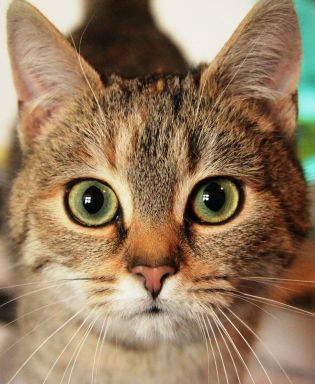
#> input picture CV_questions/Cat_Task1.jpg, 315 x 384 px
$ python task_cat.py
#> lines starting #> are read from the running program, lines starting #| are printed output that depends on the picture; after the words box and inside, x2 and y2 are one past the last pixel; in counts of white or black regions, pixels touching at a corner belong together
import cv2 as cv
import numpy as np

# Load the image
img = cv.imread('Cat_Task1.jpg')
#> img is the input picture: shape (384, 315, 3); mean B, G, R 94.6, 122.9, 148.7
img_copy = img.copy()

# Extract the eye region
eye = img[175:220, 190:250]
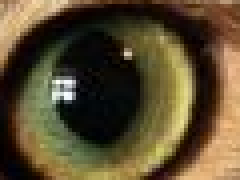
#> eye: shape (45, 60, 3) (shown 4 times larger); mean B, G, R 48, 75.9, 90.1

# Get dimensions
img_height, img_width = img.shape[:2]
#> img_height = 384; img_width = 315
eye_height, eye_width = eye.shape[:2]
#> eye_height = 45; eye_width = 60

# Position on forehead (center horizontally, upper area)
x_offset = (img_width - eye_width) // 2
#> x_offset = 127
y_offset = img_height // 3
#> y_offset = 128

# Paste the eye on forehead
img_copy[y_offset:y_offset+eye_height, x_offset:x_offset+eye_width] = eye
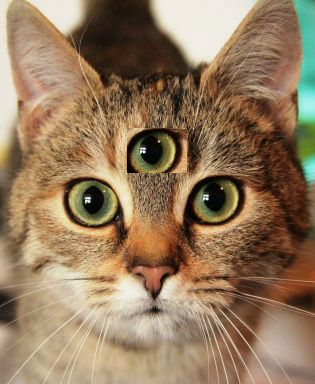
#> img_copy: shape (384, 315, 3); 2.23% of pixels changed, all inside (x1, y1, x2, y2) = (127, 128, 187, 173)

# Save and display
cv.imwrite('Cat_Third_Eye_Centered.jpg', img_copy)
cv.imshow('Third Eye', img_copy)
cv.waitKey(0)
cv.destroyAllWindows()


# [8 lines of commented-out code are left out]
